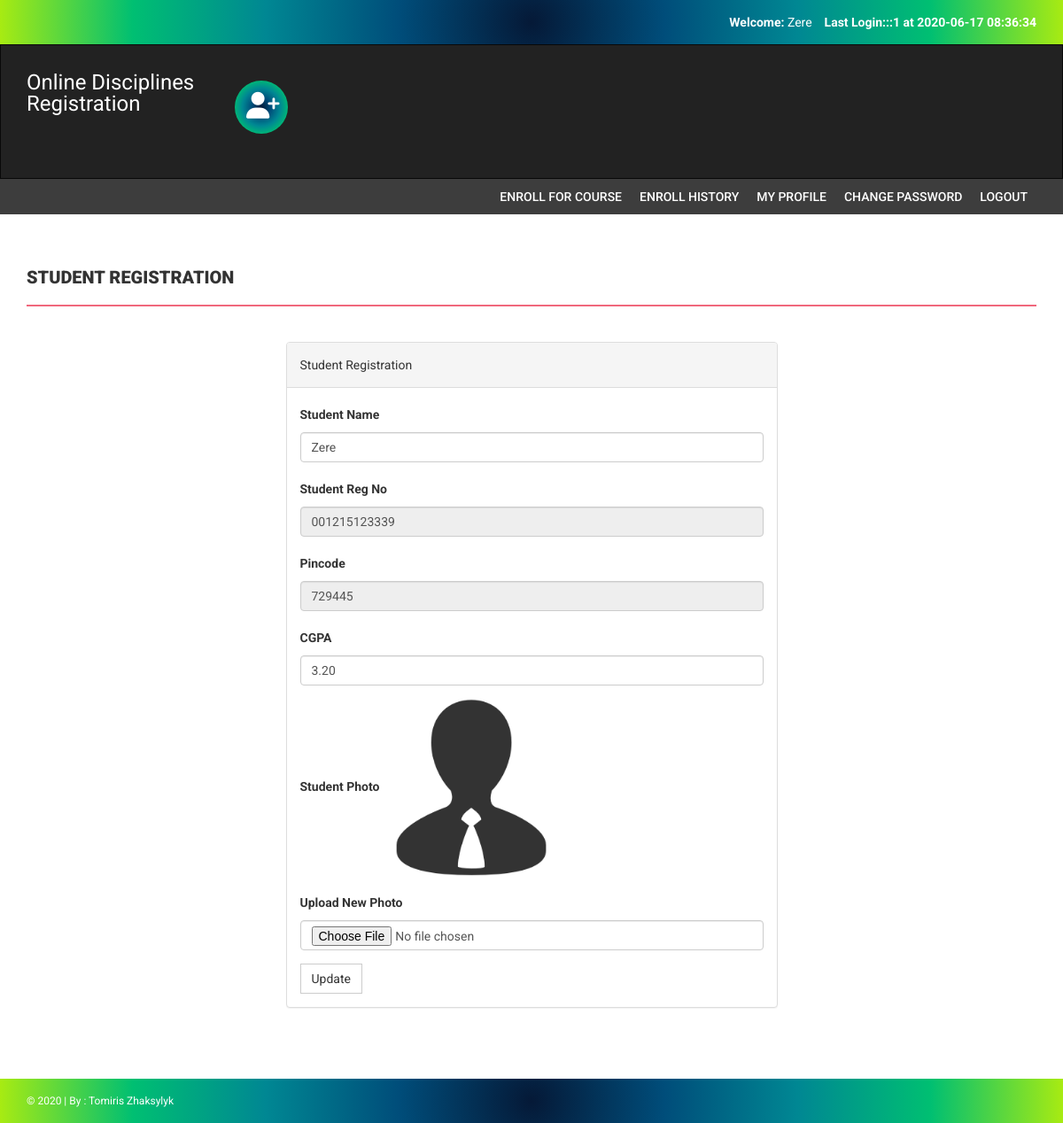
The page /onlineUniversity/my-profile.php (signed in) on the database its author committed.
### tables this page shows
CREATE TABLE `students` (
  `StudentRegno` varchar(255) NOT NULL,
  `studentPhoto` varchar(255) DEFAULT NULL,
  `password` varchar(255) DEFAULT NULL,
  `studentName` varchar(255) DEFAULT NULL,
  `pincode` varchar(255) DEFAULT NULL,
  `session` varchar(255) DEFAULT NULL,
  `department` varchar(255) DEFAULT NULL,
  `semester` varchar(255) DEFAULT NULL,
  `cgpa` decimal(10,2) DEFAULT NULL,
  `creationdate` timestamp NULL DEFAULT current_timestamp(),
  `updationDate` varchar(255) DEFAULT NULL
);

### onlineUniversity/my-profile.php (the view, shortened to what this page needs)
<?php
include('includes/config.php');
if(strlen($_SESSION['login'])==0)
    {
header('location:index.php');
}
else{
?>
<!DOCTYPE html>
<html xmlns="http://www.w3.org/1999/xhtml">
<head>
    <link href="assets/css/bootstrap.css" rel="stylesheet" />
    <link href="assets/css/font-awesome.css" rel="stylesheet" />
    <link href="assets/css/style.css" rel="stylesheet" />
</head>
<body>
<?php include('includes/header.php');?>
<?php if($_SESSION['login']!="")
{
 include('includes/menubar.php');
}
 ?>
    <div class="content-wrapper">
        <div class="container">
              <div class="row">
                    <div class="col-md-12">
                        <h1 class="page-head-line">Student Registration  </h1>
                    </div>
                </div>
                <div class="row" >
                  <div class="col-md-3"></div>
                    <div class="col-md-6">
                        <div class="panel panel-default">
                        <div class="panel-heading">
                          Student Registration
                        </div>
<?php $sql=mysqli_query($con,"select * from students where StudentRegno='".$_SESSION['login']."'");
while($row=mysqli_fetch_array($sql))
{ ?>
                        <div class="panel-body">
                       <form name="dept" method="post" enctype="multipart/form-data">
   <div class="form-group">
    <label for="studentname">Student Name  </label>
    <input type="text" class="form-control" id="studentname" name="studentname" value="<?php echo htmlentities($row['studentName']);?>"  />
  </div>
 <div class="form-group">
    <label for="studentregno">Student Reg No   </label>
    <input type="text" class="form-control" id="studentregno" name="studentregno" value="<?php echo htmlentities($row['StudentRegno']);?>"  placeholder="Student Reg no" readonly />
  </div>
<div class="form-group">
    <label for="Pincode">Pincode  </label>
    <input type="text" class="form-control" id="Pincode" name="Pincode" readonly value="<?php echo htmlentities($row['pincode']);?>" required />
  </div>
<div class="form-group">
    <label for="CGPA">CGPA  </label>
    <input type="text" class="form-control" id="cgpa" name="cgpa"  value="<?php echo htmlentities($row['cgpa']);?>" required />
  </div>
<div class="form-group">
    <label for="Pincode">Student Photo  </label>
   <?php if($row['studentPhoto']==""){ ?>
   <img src="studentphoto/noimage.png" width="200" height="200"><?php } else {?>
   <img src="studentphoto/<?php echo htmlentities($row['studentPhoto']);?>" width="200" height="200">
   <?php } ?>
  </div>
<div class="form-group">
    <label for="Pincode">Upload New Photo  </label>
    <input type="file" class="form-control" id="photo" name="photo"  value="<?php echo htmlentities($row['studentPhoto']);?>" />
  </div>
  <?php } ?>
 <button type="submit" name="submit" id="submit" class="btn btn-default">Update</button>
</form>
                            </div>
                            </div>
                   </div>
                </div>
            </div>
        </div>
  <?php include('includes/footer.php');?>
</body>
</html>
<?php } ?>

### onlineUniversity/includes/header.php (shortened to what this page needs)
<?php
include("includes/config.php");
?>
<?php if($_SESSION['login']!="")
{?>
<header>
        <div class="container">
            <div class="row">
                <div class="col-md-12">
                    <strong>Welcome: </strong><?php echo htmlentities($_SESSION['sname']);?>
                    <strong>Last Login:<?php
        $ret=mysqli_query($con,"SELECT  * from userlog where studentRegno='".$_SESSION['login']."' order by id desc limit 1,1");
                    $row=mysqli_fetch_array($ret);
                    echo $row['userip']; ?> at <?php echo $row['loginTime'];?></strong>
                </div>
            </div>
        </div>
    </header>
    <?php } ?>
    <div class="navbar navbar-inverse set-radius-zero">
        <div class="container">
            <div class="navbar-header">
                <a class="navbar-brand" href="main.php" style="color:#fff; font-size:24px;4px; line-height:24px; ">
                   Online Disciplines Registration
                </a>
            </div>
            <div class="left-div">
                <i class="fa fa-user-plus login-icon" ></i>
        </div>
            </div>
        </div>

### onlineUniversity/assets/css/style.css (style rules this page uses)
body { font-family: 'Roboto', sans-serif; line-height: 30px; }
.set-radius-zero { border-radius: 0px; -moz-border-radius: 0px; -webkit-border-radius: 0px; }
.content-wrapper { margin-top: 40px; min-height: 600px; padding-bottom: 60px; }
.page-head-line { font-weight: 900; padding-bottom: 20px; border-bottom: 2px solid #F0677C; text-transform: uppercase; color:radial-gradient(circle, #051937, #004d7a, #008793, #00bf72, #a8eb12); font-size: 20px; margin-bottom: 40px; }
.btn { border-radius: 0px; -webkit-border-radius: 0px; -moz-border-radius: 0px; }
.login-icon { height: 60px; width: 60px; padding: 13px; border-radius: 50%; font-size: 30px; margin-bottom: 20px; color: #fff; text-align: center; cursor:pointer; background-image:radial-gradient(circle, #051937, #004d7a, #008793, #00bf72, #a8eb12); -webkit-border-radius:50%; -moz-border-radius:50%; }
header { background-image: radial-gradient(circle, #051937, #004d7a, #008793, #00bf72, #a8eb12); color: #fff; padding: 10px; text-align: right; }
.left-div { padding-left: 30px; margin-top: 40px; margin-bottom: 30px; }
.navbar-brand { width: 250px; padding-top: 30px; }
.navbar-inverse { background-image: radial-gradient(circle, #051937, #004d7a, #008793, #00bf72, #a8eb12) border-color: transparent; }
.navbar { margin-bottom: 0px; }

### rows shown on the page
students: studentname "Zere", studentregno "001215123339", Pincode "729445", cgpa "3.20", studentPhoto (picture)

### other values the page prints
$_SESSION['sname'] "Zere"
$row['userip'] "::1"
$row['loginTime'] "2020-06-17 08:36:34"
